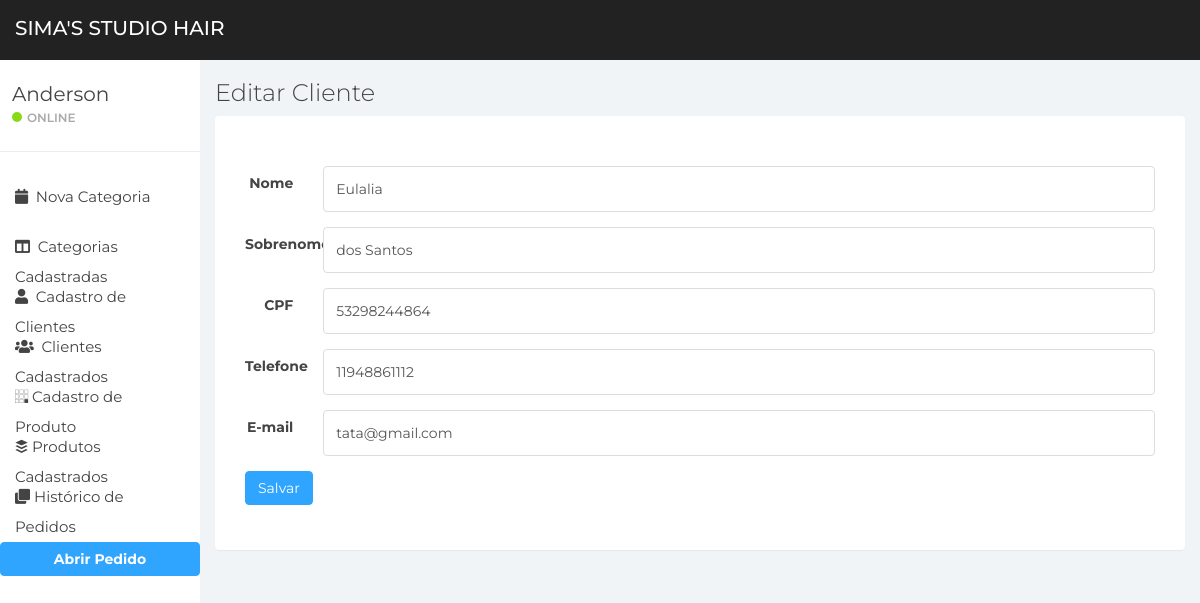
The page /cliente/edit-cliente/1 (signed in) on the database its author committed.
### apps/cliente/models.py (models this page shows, shortened)
class Cliente(models.Model):
    loja = models.ForeignKey(to=Store, on_delete=models.DO_NOTHING, blank=True, null=True)
    nome = models.CharField(max_length=50)
    sobrenome = models.CharField(max_length=50)
    cpf = models.CharField(max_length=15,unique=True)
    telefone = models.CharField(max_length=200)
    email = models.EmailField(max_length=100)
    data = models.DateTimeField(auto_now_add=True)
    is_active = models.BooleanField(default=True)
    class Meta:
        verbose_name = "Cliente"
        verbose_name_plural = "Clientes"

### apps/cliente/views.py (the view, shortened to what this page needs)
# urls.py: path('edit-cliente/<int:pk>', views.cadastro_update_cliente, name="edit-cliente"),
def cadastro_update_cliente(request, pk=None):
    page_title = 'Cadastro de Cliente' if not pk else 'Editar Cliente'
    msg = None
    notification = None
    cliente = None
    form = forms.FormCliente()
    loja = request.user.loja
    if pk:
        cliente = models.Cliente.objects.get(pk=pk)
        if cliente:
            form = forms.FormCliente(instance=cliente)
        else:
            msg = 'Nenhum cliente encontrado!'
            notification = 'danger'
    context = {
        'page_title': page_title, 'notification': notification, 'msg': msg, 'form': form
    }
    return render(request, 'cadastro_cliente.html', context)

### apps/cliente/templates/cadastro_cliente.html (shortened to what this page needs)
{% extends 'base/base.html' %}
{% block content %}
<div class="panel-body">
    <form class="form-horizontal" method="POST">
        <fieldset>
            {% for i in form %}
            <div class="form-group">
                <label class="col-md-1 control-label">{{ i.label }}</label>
                <div class="col-md-11">
                    {{ i }}
                </div>
            </div>
            {% endfor %}
            <div class="form-group">
                <div class="col-md-12">
                    <button type="submit" class="btn btn-primary btn-md pull-left">Salvar</button>
                </div>
            </div>
        </fieldset>
    </form>
</div>
{% endblock %}

### static/css/styles.css (style rules this page uses)
body { background: #f1f4f7; padding-top: 60px; font-size: 14px; color: #444444; font-family: "Montserrat", "Helvetica Neue", Helvetica, Arial, sans-serif; }
input.form-control { border: 1px solid #ddd; box-shadow: none; height: 46px; }
.btn-primary, .btn-primary:hover, .btn-primary:focus, .btn-primary:active, .btn-primary.active, .open > .dropdown-toggle.btn-primary, .btn-primary.disabled, .btn-primary[disabled], fieldset[disabled] .btn-primary, .btn-primary.disabled:hover, .btn-primary[disabled]:hover, fieldset[disabled] .btn-primary:hover, .btn-primary.disabled:focus, .btn-primary[disabled]:focus, fieldset[disabled] .btn-primary:focus, .btn-primary.disabled:active, .btn-primary[disabled]:active, fieldset[disabled] .btn-primary:active, .btn-primary.disabled.active, .btn-primary[disabled].active, fieldset[disabled] .btn-primary.active { background-color: #30a5ff; border-color: #30a5ff; }

### rows shown on the page
Cliente: form "Eulalia" "dos Santos" "53298244864" "11948861112" "tata@gmail.com"

### other values the page prints
{{ page_title }} "Editar Cliente"
{{ i.label }} "Nome" "Sobrenome" "CPF" "Telefone" "E-mail"
